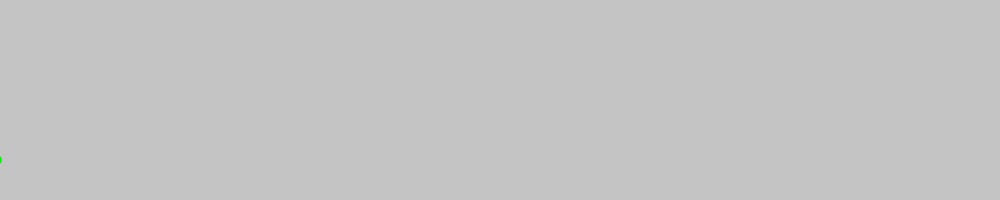
Frame 1 (no input)
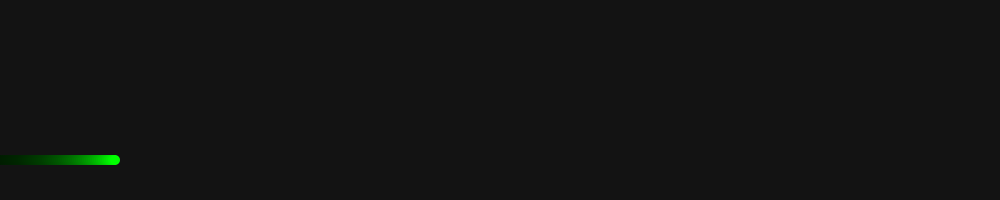
Frame 60 (the mouse pressed at the canvas centre just before this capture)
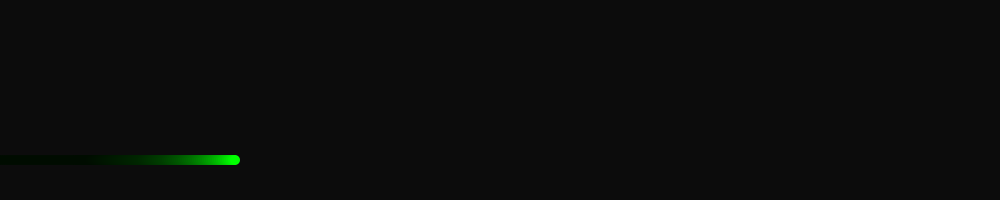
Frame 120 (the mouse held since frame 60 and released just before this capture)

The Processing sketch that drew these frames (run headless with seeded random() and noise(); from frame 60 on, the mouse is pressed at the canvas centre):

// Processing sketch: rhythm1
// ── rhythm1.pde
float x=-5, y=160;

void setup() {
    size(1000,200);
    noStroke();
}

void draw() {
    fill(0,10);
    rect(0,0,width,height);
    x += 2;
    if (x > width+5)
        x = -5;
    fill(0,255,0);
    ellipse(x,y,10,10);
}
